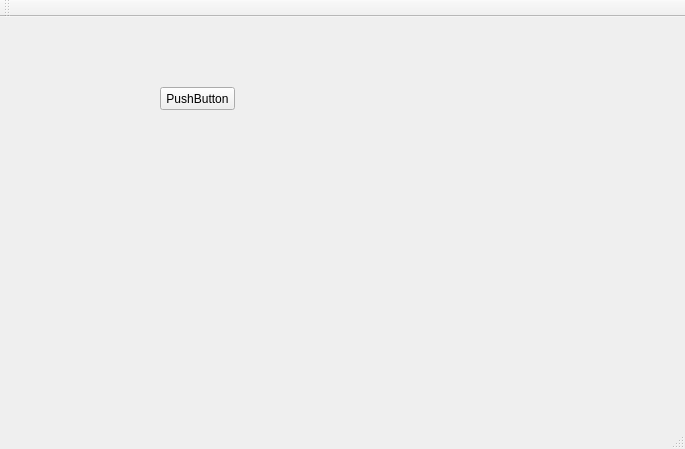
<?xml version="1.0" encoding="UTF-8"?>
<ui version="4.0">
 <class>KlasaGlowna</class>
 <widget class="QMainWindow" name="KlasaGlowna">
  <property name="geometry">
   <rect>
    <x>0</x>
    <y>0</y>
    <width>685</width>
    <height>449</height>
   </rect>
  </property>
  <property name="windowTitle">
   <string>KlasaGlowna</string>
  </property>
  <property name="przycisk" stdset="0">
   <bool>true</bool>
  </property>
  <property name="test" stdset="0">
   <cstring></cstring>
  </property>
  <property name="szxcz" stdset="0">
   <string/>
  </property>
  <widget class="QWidget" name="centralWidget">
   <widget class="QPushButton" name="pushButton">
    <property name="geometry">
     <rect>
      <x>160</x>
      <y>70</y>
      <width>75</width>
      <height>23</height>
     </rect>
    </property>
    <property name="text">
     <string>PushButton</string>
    </property>
   </widget>
  </widget>
  <widget class="QMenuBar" name="menuBar">
   <property name="geometry">
    <rect>
     <x>0</x>
     <y>0</y>
     <width>685</width>
     <height>18</height>
    </rect>
   </property>
  </widget>
  <widget class="QToolBar" name="mainToolBar">
   <attribute name="toolBarArea">
    <enum>TopToolBarArea</enum>
   </attribute>
   <attribute name="toolBarBreak">
    <bool>false</bool>
   </attribute>
  </widget>
  <widget class="QStatusBar" name="statusBar"/>
 </widget>
 <layoutdefault spacing="6" margin="11"/>
 <resources/>
 <connections>
  <connection>
   <sender>pushButton</sender>
   <signal>clicked()</signal>
   <receiver>KlasaGlowna</receiver>
   <slot>close()</slot>
   <hints>
    <hint type="sourcelabel">
     <x>206</x>
     <y>117</y>
    </hint>
    <hint type="destinationlabel">
     <x>216</x>
     <y>223</y>
    </hint>
   </hints>
  </connection>
 </connections>
</ui>
